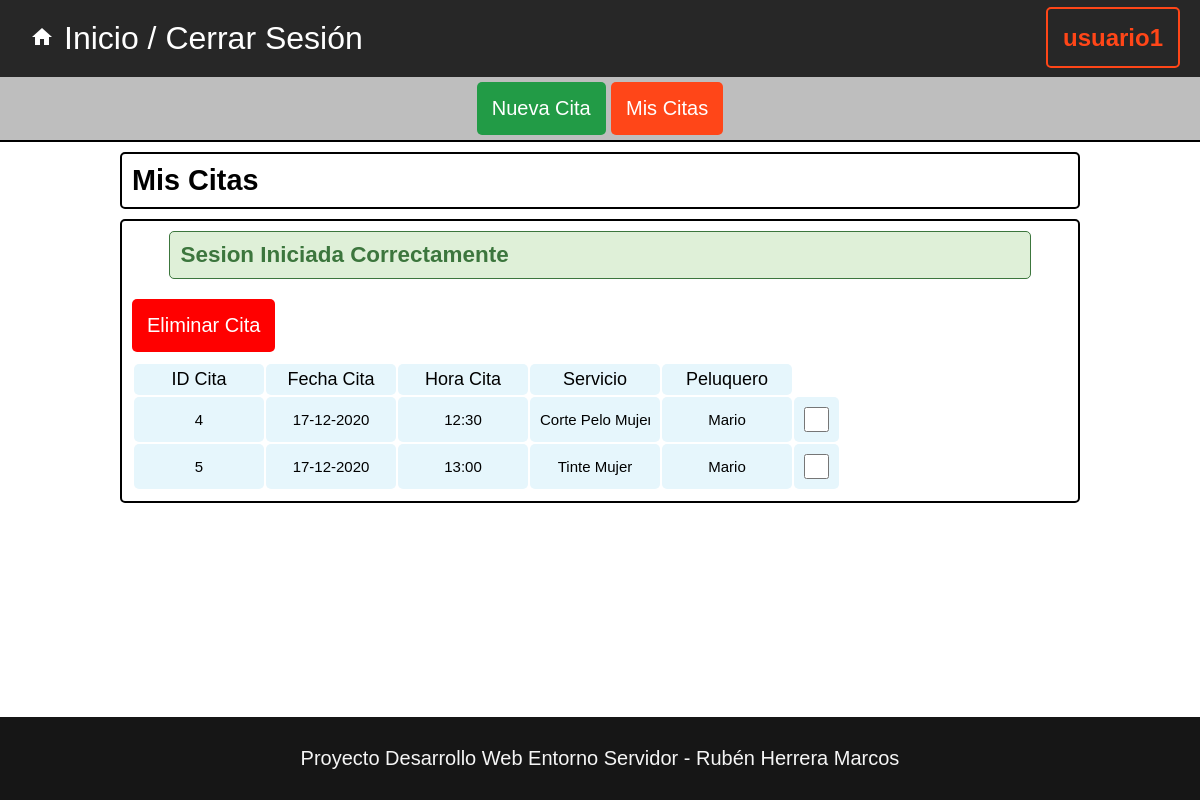
/clientes/citasCliente.php (signed in), run on the app's committed database.
### tables this page shows
CREATE TABLE IF NOT EXISTS `cita` (
  `id_cita` INT NOT NULL AUTO_INCREMENT,
  `fecha_cita` DATETIME NOT NULL,
  `hora_cita` VARCHAR(5) NOT NULL,
  `id_cliente` INT NOT NULL,
  `id_servicio` INT NOT NULL,
  `Trabajador_id_trabajador` INT NOT NULL,
  PRIMARY KEY (`id_cita`, `id_cliente`, `id_servicio`, `Trabajador_id_trabajador`),
  UNIQUE INDEX `id_cita_UNIQUE` (`id_cita` ASC) ,
  INDEX `fk_Cita_Cliente_idx` (`id_cliente` ASC) ,
  INDEX `fk_Cita_Servicio1_idx` (`id_servicio` ASC),
  INDEX `fk_Cita_Trabajador1_idx` (`Trabajador_id_trabajador` ASC) ,
  CONSTRAINT `fk_Cita_Cliente`
    FOREIGN KEY (`id_cliente`)
    REFERENCES `cliente` (`id_cliente`)
    ON DELETE CASCADE
    ON UPDATE CASCADE,
  CONSTRAINT `fk_Cita_Servicio`
    FOREIGN KEY (`id_servicio`)
    REFERENCES `servicio` (`id_servicio`)
    ON DELETE CASCADE
    ON UPDATE CASCADE,
  CONSTRAINT `fk_Cita_Trabajador`
    FOREIGN KEY (`Trabajador_id_trabajador`)
    REFERENCES `trabajador` (`id_trabajador`)
    ON DELETE NO ACTION
    ON UPDATE NO ACTION);

CREATE TABLE IF NOT EXISTS `servicio` (
  `id_servicio` INT NOT NULL AUTO_INCREMENT,
  `nombre_servicio` VARCHAR(100) NOT NULL,
  `coste_servicio` DOUBLE(4,2) NOT NULL,
  `tipo_servicio` SET('H', 'M', 'N') NOT NULL,
  PRIMARY KEY (`id_servicio`),
  UNIQUE INDEX `tipo_servicio_UNIQUE` (`nombre_servicio` ASC) ,
  UNIQUE INDEX `id_servicio_UNIQUE` (`id_servicio` ASC) );

CREATE TABLE IF NOT EXISTS `trabajador` (
  `id_trabajador` INT NOT NULL AUTO_INCREMENT,
  `nombre_trabajador` VARCHAR(45) NOT NULL,
  `usuario_trabajador` VARCHAR(45) NOT NULL,
  `pass_trabajador` VARCHAR(45) NOT NULL,
  `apellidos_trabajador` VARCHAR(45) NOT NULL,
  PRIMARY KEY (`id_trabajador`),
  UNIQUE INDEX `id_trabajador_UNIQUE` (`id_trabajador` ASC) ,
  UNIQUE INDEX `usuario_trabajador_UNIQUE` (`usuario_trabajador` ASC) );

### clientes/citasCliente.php (the view, shortened to what this page needs)
<!DOCTYPE html>
<html lang="es">
<head>
    <link rel="stylesheet" type="text/css" href="style.css">
</head>
<body>
    <nav>
    	<div class="inicio">
        	<a href="index.php?logout='1'"><span><i class="material-icons">home</i>Inicio / Cerrar Sesión</span></a>
      </div>
      <div class="perfil">
            <a class="btnPerfil" href="perfilCliente.php"><?php echo $_SESSION['username'] ?></a>
      </div>
    </nav>
    <div class="nav2">
      <button class="btn2"><a href="inicioCliente.php" style="color: white; text-decoration: none;">Nueva Cita</a></button>
      <button class="btn3"><a href="citasCliente.php" style="color: white; text-decoration: none;">Mis Citas</a></button>
    </div>
    <div class="titlePage">
      <h2>Mis Citas</h2>
      <form method="post" action="citasCliente.php" class="formPerfil2">
        <?php if (isset($_SESSION['success'])) : ?>
          <div class="error success" >
      	    <h3>
              <?php
          	    echo $_SESSION['success'];
              ?>
      	    </h3>
          </div>
        <?php endif ?>
        <div class="input-group">
          <button type="submit" class="btn4" name="del_cita_Cli" onclick="el()">Eliminar Cita</button>
        </div>
        <table>
          <tbody>
            <tr><td>ID Cita</td><td>Fecha Cita</td><td>Hora Cita</td><td>Servicio</td><td>Peluquero</td></tr>
            <?php
            $queryCitas = "SELECT cita.id_cita, cita.fecha_cita, cita.hora_cita, servicio.nombre_servicio, trabajador.nombre_trabajador FROM cita, servicio, trabajador WHERE cita.id_servicio=servicio.id_servicio AND cita.Trabajador_id_trabajador=trabajador.id_trabajador AND cita.id_cliente=".$_SESSION['idCliente']." ORDER BY fecha_cita;";
            $resultsCitas = mysqli_query($_SESSION['db'],$queryCitas);
            while($datosCitas = mysqli_fetch_array($resultsCitas)){
              $fechaCita = new DateTime($datosCitas[1]);
              echo '<tr><td><input type="text" name="idCita['.$datosCitas[0].']" value="'.$datosCitas[0].'" disabled>
              </td><td><input type="text" name="fechaCita['.$datosCitas[0].']" value="'.date_format($fechaCita,'d-m-Y').'" disabled>
              </td><td><input type="text" name="horaCita['.$datosCitas[0].']" value="'.$datosCitas[2].'" disabled>
              </td><td><input type="text" name="nombreServicio['.$datosCitas[0].']" value="'.$datosCitas[3].'" disabled>
              </td><td><input type="text" name="nombreTrabajador['.$datosCitas[0].']" value="'.$datosCitas[4].'" disabled>
              <td align=center> <input type=checkbox id="check" name="borra['.$datosCitas[0].']" value="Si"></td></tr>';
            }
              ?>
          </tbody>
        </table>
      </form>
    </div>
    <footer>
        <p>Proyecto Desarrollo Web Entorno Servidor - Rubén Herrera Marcos</p>
    </footer>
</body>
</html>

### clientes/style.css (style rules this page uses)
* { margin: 0px; padding: 0px; box-sizing: border-box; }
body { font-size: 120%; font-family: Arial, Helvetica, sans-serif; }
nav { background-color: rgb(39, 39, 39); width: 100%; position: sticky; top: 0px; padding: 10px; z-index: 2; }
.inicio { position: relative; left: 10px; padding: 10px; }
.inicio i { padding-right: 10px; }
.inicio a { color: white; font-size: 32px; }
.perfil { position: absolute; right: 20px; top: 24px; }
.perfil .btnPerfil { background-color: rgb(39, 39, 39); border: solid 2px rgb(255, 70, 24); border-radius: 5px; color: rgb(255, 70, 24); padding: 15px; font-size: 24px; font-weight: bold; }
a { text-decoration: none; }
.nav2 { width: 100%; padding: 5px; background-color: rgb(190, 190, 190); border-bottom: 2px solid black; text-align: center; }
.btn2 { padding: 15px; font-size: 20px; color: white; background: rgb(34, 155, 70); border: none; border-radius: 5px; }
.btn3 { padding: 15px; font-size: 20px; color: white; background: rgb(255, 70, 24); border: none; border-radius: 5px; }
.btn4 { padding: 15px; font-size: 20px; color: white; background: red; border: none; border-radius: 5px; }
form, .content { width: 30%; margin: 0px auto; padding: 20px; border: 2px solid #B0C4DE; background: white; border-radius: 0px 0px 10px 10px; }
.input-group { margin: 10px 0px 10px 0px; }
.error { width: 92%; margin: 0px auto; padding: 10px; border: 1px solid #a94442; color: #a94442; background: #f2dede; border-radius: 5px; text-align: left; }
.success { color: #3c763d; background: #dff0d8; border: 1px solid #3c763d; margin-bottom: 20px; }
.titlePage { margin: 10px 10% 10px 10%; }
.titlePage h2 { padding: 10px; border: black solid 2px; border-radius: 5px; }
tr { border-radius: 5px; background-color: rgb(230, 246, 252); }
td { padding: 10px 10px 10px 10px; font-size: 20px; text-align: center; border-radius: 5px; }
.formPerfil2 { margin: 10px 0px 20px; padding: 10px; border: black solid 2px; border-radius: 5px; width: 100%; overflow: scroll; max-height: 600px; }
.formPerfil2 td { padding: 5px 5px 5px 5px; font-size: 18px; text-align: center; border-radius: 5px; }
.formPerfil2 input { border: none; background-color: rgb(230, 246, 252); padding: 5px; text-align: center; font-size: 15px; width: 120px; color: black; }
#check { margin: 5px; cursor: pointer; height: 25px; width: 25px; }
footer { background-color: rgb(22, 22, 22); padding: 30px; text-align: center; width: 100%; position: fixed; bottom: 0px; }
footer p { font-size: 20px; color: whitesmoke; }

### data on the page
cita: id_cita "4", fecha_cita "17-12-2020", hora_cita "12:30", id_servicio.nombre_servicio "Corte Pelo Mujer", Trabajador_id_trabajador.nombre_trabajador "Mario"
cita: id_cita "5", fecha_cita "17-12-2020", hora_cita "13:00", id_servicio.nombre_servicio "Tinte Mujer", Trabajador_id_trabajador.nombre_trabajador "Mario"

### other printed values
$_SESSION['username'] "usuario1"
$_SESSION['success'] "Sesion Iniciada Correctamente"
